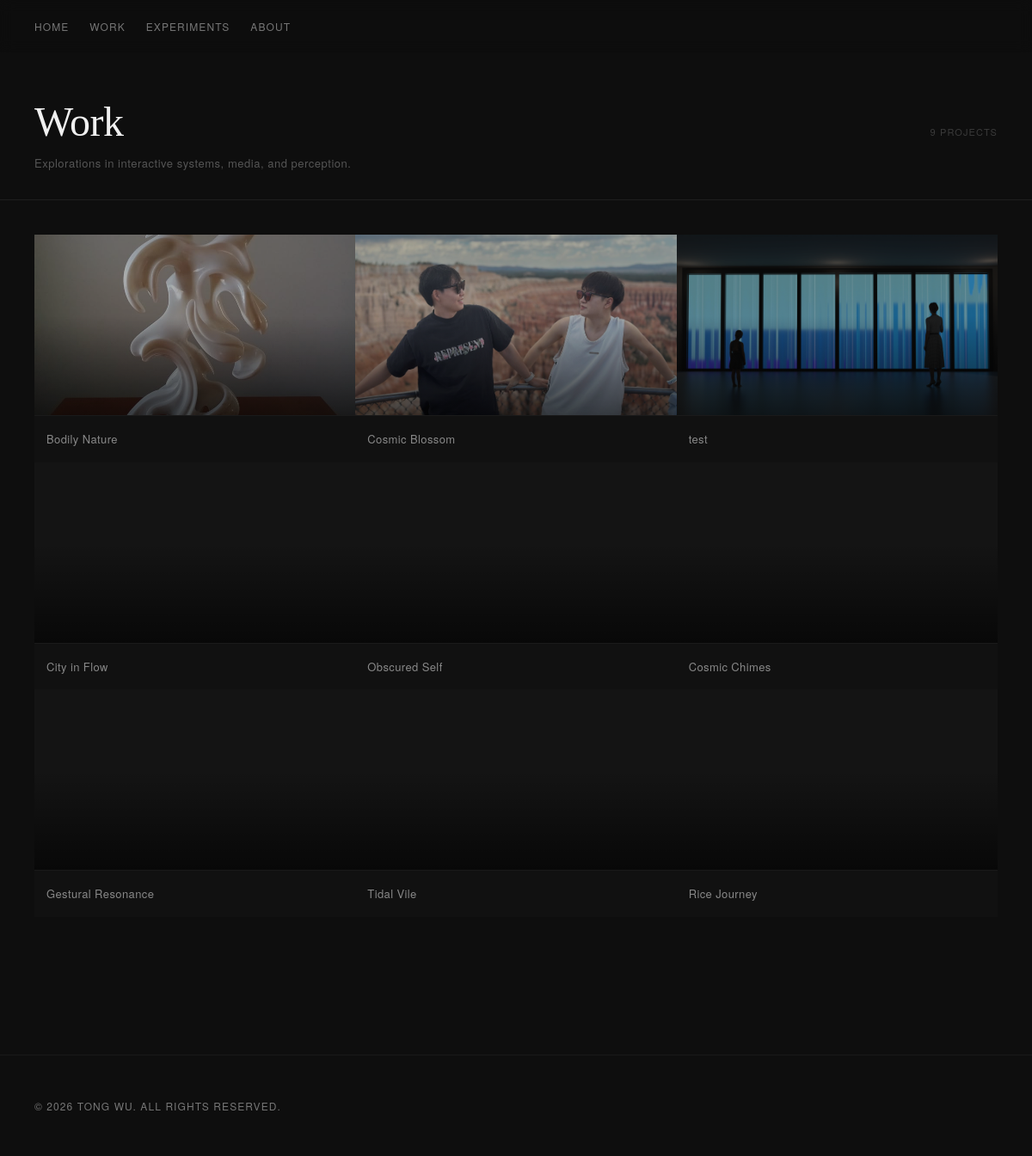
The app's page /projects.php with its own data.
### tables this page shows
CREATE TABLE projects (
    id INTEGER PRIMARY KEY AUTOINCREMENT,
    title TEXT,
    slug TEXT,
    immersion TEXT,
    context TEXT,
    system_text TEXT,
    interaction_text TEXT,
    material TEXT,
    reflection TEXT
, year TEXT, category TEXT, cover_image TEXT, video_url TEXT, is_published INTEGER DEFAULT 1, created_at TEXT, updated_at TEXT, edit_count INTEGER DEFAULT 0, sort_order INTEGER DEFAULT 0, skillset TEXT, exhibition TEXT, location TEXT, sections TEXT, subtitle TEXT);

### src/media.php (called while the page is built, shortened)
<?php
function get_project_media_path(string $slug): string {
    return UPLOADS_ROOT . '/projects/' . $slug;
}
function list_project_media(string $slug): array {
    $path = get_project_media_path($slug);
    return _list_media_files($path);
}
function _list_media_files(string $path): array {
    if (!is_dir($path)) return [];
    $files = [];
    $items = array_diff(scandir($path), ['.', '..']);
    foreach ($items as $item) {
        $full = "$path/$item";
        $rel = '/uploads' . substr($full, strlen(UPLOADS_ROOT));
        $rel = str_replace('\\', '/', $rel);
        $files[] = [
            'name' => $item,
            'url'  => $rel,
            'ext'  => strtolower(pathinfo($item, PATHINFO_EXTENSION)),
            'size' => filesize($full),
            'path' => $full,
        ];
    }
    return $files;
}

### public/projects.php (the view, shortened to what this page needs)
<?php
require_once __DIR__ . '/../src/functions.php';
require_once __DIR__ . '/../src/media.php';
$projects = get_all_projects();
$img_exts = ['jpg','jpeg','png','webp','gif'];
$thumbs   = [];
foreach ($projects as $p) {
    $files = list_project_media($p['slug']);
    foreach ($files as $f) {
        if (preg_match('/^thumb[\-_.]/i', $f['name']) && in_array($f['ext'], $img_exts)) {
            $thumbs[$p['slug']] = $f['url'];
            break;
        }
    }
    if (!isset($thumbs[$p['slug']])) {
        foreach ($files as $f) {
            if (in_array($f['ext'], $img_exts)) {
                $thumbs[$p['slug']] = $f['url'];
                break;
            }
        }
    }
}
?>
<div class="work-wrap">
  <div class="work-page-header">
    <div class="work-page-header-top">
      <h1>Work</h1>
      <span class="work-count"><?= count($projects) ?> projects</span>
    </div>
    <p class="work-page-subtitle">Explorations in interactive systems, media, and perception.</p>
  </div>
  <div class="work-grid">
    <?php foreach ($projects as $i => $p):
        $thumb    = $thumbs[$p['slug']] ?? null;
        $featured = ($i === 0) ? ' work-card--featured' : '';
    ?>
    <a href="/p/<?= htmlspecialchars($p['slug']) ?>" class="work-card<?= $featured ?>">
      <div class="work-card-image">
        <?php if ($thumb): ?>
          <img src="<?= htmlspecialchars($thumb) ?>" alt="<?= htmlspecialchars($p['title']) ?>">
        <?php endif; ?>
        <div class="work-card-overlay"></div>
      </div>
      <div class="work-card-meta">
        <span class="work-card-title"><?= htmlspecialchars($p['title']) ?></span>
      </div>
    </a>
    <?php endforeach; ?>
  </div>
</div>

### public/css/style.css (style rules this page uses)
*, *::before, *::after { box-sizing: border-box; margin: 0; padding: 0; }
html { background: #0e0e0e; }
body { background: #0e0e0e; color: #d4d4d4; font-family: 'Georgia', serif; font-size: 17px; line-height: 1.75; -webkit-text-size-adjust: 100%; padding-top: 64px; }
img { display: block; max-width: 100%; }
.work-wrap { padding-bottom: 120px; }
.work-page-header { padding: 50px 40px 30px; border-bottom: 1px solid #1f1f1f; }
.work-page-header-top { display: flex; align-items: baseline; justify-content: space-between; margin-bottom: 10px; }
.work-page-header h1 { font-size: clamp(1.8rem, 4vw, 3rem); font-weight: 400; color: #f0f0f0; letter-spacing: -0.01em; line-height: 1.15; }
.work-count { font-family: 'Helvetica Neue', sans-serif; font-size: 11px; letter-spacing: 0.1em; text-transform: uppercase; color: #3a3a3a; }
.work-page-subtitle { font-family: 'Helvetica Neue', sans-serif; font-size: 13px; letter-spacing: 0.04em; color: #555; }
.work-grid { display: grid; grid-template-columns: repeat(4, 1fr); gap: 0px; padding: 40px 40px 0; }
.work-card { display: block; text-decoration: none; background: #111; overflow: hidden; }
.work-card-image { position: relative; width: 100%; aspect-ratio: 16 / 9; overflow: hidden; background: #141414; }
.work-card-image img { position: absolute; inset: 0; width: 100%; height: 100%; object-fit: cover; display: block; opacity: 0.65; transition: opacity 0.5s, transform 0.6s; }
.work-card-overlay { position: absolute; inset: 0; background: linear-gradient(to top, rgba(0,0,0,0.6) 0%, transparent 55%); pointer-events: none; }
.work-card-meta { padding: 12px 14px; border-top: 1px solid #1a1a1a; transition: background 0.2s; }
.work-card-title { font-family: 'Helvetica Neue', sans-serif; font-size: 13px; color: #888; letter-spacing: 0.03em; transition: color 0.2s; white-space: nowrap; overflow: hidden; text-overflow: ellipsis; }
@media (max-width: 1380px) { .work-grid { grid-template-columns: repeat(3, 1fr); } }

### records on screen
projects: slug (picture), title "Bodily Nature"
projects: slug (picture), title "Cosmic Blossom"
projects: slug+title (picture), title "test"
projects: title "City in Flow"
projects: title "Obscured Self"
projects: title "Cosmic Chimes"
projects: title "Gestural Resonance"
projects: title "Tidal Vile"
projects: title "Rice Journey"

### other values on screen
count($projects) "9"
